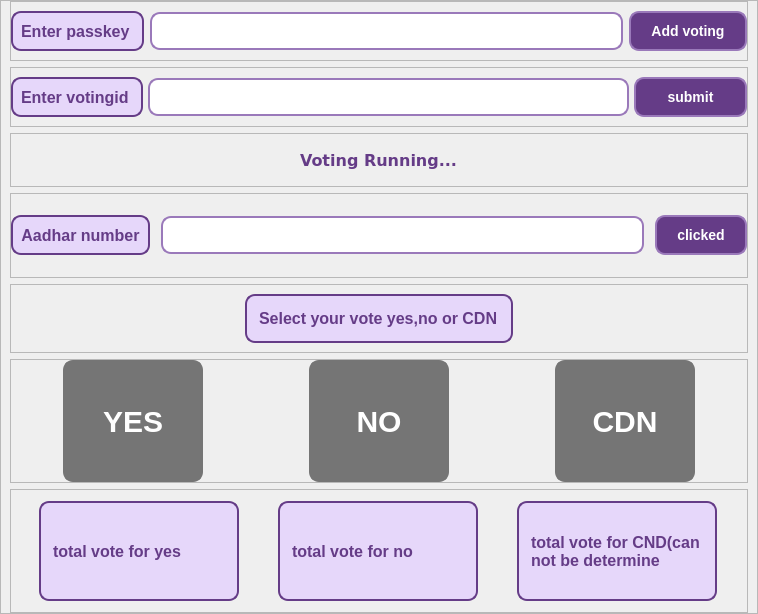
<?xml version="1.0" encoding="UTF-8"?>
<ui version="4.0">
 <class>Frame_voting2</class>
 <widget class="QFrame" name="Frame_voting2">
  <property name="geometry">
   <rect>
    <x>0</x>
    <y>0</y>
    <width>758</width>
    <height>614</height>
   </rect>
  </property>
  <property name="windowTitle">
   <string>Frame</string>
  </property>
  <layout class="QHBoxLayout" name="horizontalLayout_2">
   <property name="spacing">
    <number>0</number>
   </property>
   <property name="leftMargin">
    <number>0</number>
   </property>
   <property name="topMargin">
    <number>0</number>
   </property>
   <property name="rightMargin">
    <number>0</number>
   </property>
   <property name="bottomMargin">
    <number>0</number>
   </property>
   <item>
    <widget class="QFrame" name="frame">
     <property name="sizePolicy">
      <sizepolicy hsizetype="Expanding" vsizetype="Expanding">
       <horstretch>0</horstretch>
       <verstretch>0</verstretch>
      </sizepolicy>
     </property>
     <property name="minimumSize">
      <size>
       <width>0</width>
       <height>0</height>
      </size>
     </property>
     <property name="styleSheet">
      <string notr="true">QFrame:addmember{
border:none;
}
QLabel {

    background-color: #E6D7FA;
    color: #653C87;
    font-family: 'Segoe UI', sans-serif;
    font-size: 16px;
    font-weight: 600;
    padding: 8px;
    border: 2px solid #653C87;
    border-radius: 10px;
    transition: background-color 0.3s ease, border-color 0.3s ease;
}

QLabel:hover {
    background-color: #D4C2EF;  /* Slightly darker background on hover */
    border-color: #553075;  /* Darker border on hover */
}

QLineEdit {
    border: 2px solid #9A79BA;
    border-radius: 10px;
    padding: 8px;
    font-family: 'Segoe UI', sans-serif;
    font-size: 14px;
    color: #653C87;
    background-color: #FFFFFF;
    transition: background-color 0.3s ease, border-color 0.3s ease;
}

QLineEdit:hover {
    background-color: #F5F0FA;  /* Slightly lighter background on hover */
}

QLineEdit:focus {
    border: 2px solid #653C87;  /* Darker border on focus */
    background-color: #F5F5F5;  /* Slightly lighter background on focus */
}
</string>
     </property>
     <property name="frameShape">
      <enum>QFrame::StyledPanel</enum>
     </property>
     <property name="frameShadow">
      <enum>QFrame::Raised</enum>
     </property>
     <layout class="QVBoxLayout" name="verticalLayout">
      <property name="spacing">
       <number>6</number>
      </property>
      <property name="topMargin">
       <number>0</number>
      </property>
      <property name="bottomMargin">
       <number>0</number>
      </property>
      <item>
       <widget class="QFrame" name="frame_2">
        <property name="maximumSize">
         <size>
          <width>16777215</width>
          <height>60</height>
         </size>
        </property>
        <property name="frameShape">
         <enum>QFrame::StyledPanel</enum>
        </property>
        <property name="frameShadow">
         <enum>QFrame::Raised</enum>
        </property>
        <layout class="QGridLayout" name="gridLayout">
         <property name="leftMargin">
          <number>0</number>
         </property>
         <property name="topMargin">
          <number>0</number>
         </property>
         <property name="rightMargin">
          <number>0</number>
         </property>
         <property name="bottomMargin">
          <number>0</number>
         </property>
         <item row="0" column="0">
          <widget class="QLabel" name="label_5">
           <property name="maximumSize">
            <size>
             <width>16777215</width>
             <height>16777215</height>
            </size>
           </property>
           <property name="text">
            <string>Enter passkey </string>
           </property>
           <property name="alignment">
            <set>Qt::AlignCenter</set>
           </property>
          </widget>
         </item>
         <item row="0" column="1">
          <widget class="QLineEdit" name="lineEdit_3">
           <property name="styleSheet">
            <string notr="true"/>
           </property>
          </widget>
         </item>
         <item row="0" column="2">
          <widget class="QPushButton" name="pushButton_2">
           <property name="maximumSize">
            <size>
             <width>118</width>
             <height>16777215</height>
            </size>
           </property>
           <property name="styleSheet">
            <string notr="true">QPushButton {
    background-color: #653C87; /* Dark purple background */
    color: #FFFFFF; /* White text */
    font-family: 'Segoe UI', sans-serif; /* Font family */
    font-size: 14px; /* Font size */
    font-weight: bold; /* Bold text */
    padding: 10px 20px; /* Padding */
    border: 2px solid #9A79BA; /* Light purple border */
    border-radius: 10px; /* Rounded corners */
    transition: background-color 0.3s ease, border-color 0.3s ease; /* Smooth transition */
}

QPushButton:hover {
    background-color: #9A79BA; /* Light purple background on hover */
    border-color: #653C87; /* Dark purple border on hover */
}

QPushButton:pressed {
    background-color: #E6D7FA; /* Lightest purple background on press */
    border-color: #553075; /* Darker purple border on press */
}
</string>
           </property>
           <property name="text">
            <string>Add voting</string>
           </property>
          </widget>
         </item>
        </layout>
       </widget>
      </item>
      <item>
       <widget class="QFrame" name="frame_3">
        <property name="maximumSize">
         <size>
          <width>16777215</width>
          <height>60</height>
         </size>
        </property>
        <property name="frameShape">
         <enum>QFrame::StyledPanel</enum>
        </property>
        <property name="frameShadow">
         <enum>QFrame::Raised</enum>
        </property>
        <layout class="QGridLayout" name="gridLayout_4">
         <property name="leftMargin">
          <number>0</number>
         </property>
         <property name="topMargin">
          <number>0</number>
         </property>
         <property name="rightMargin">
          <number>0</number>
         </property>
         <property name="bottomMargin">
          <number>0</number>
         </property>
         <property name="horizontalSpacing">
          <number>5</number>
         </property>
         <property name="verticalSpacing">
          <number>0</number>
         </property>
         <item row="0" column="0">
          <widget class="QLabel" name="label_6">
           <property name="maximumSize">
            <size>
             <width>16777215</width>
             <height>16777215</height>
            </size>
           </property>
           <property name="text">
            <string>Enter votingid </string>
           </property>
           <property name="alignment">
            <set>Qt::AlignCenter</set>
           </property>
          </widget>
         </item>
         <item row="0" column="1">
          <widget class="QLineEdit" name="lineEdit_4">
           <property name="styleSheet">
            <string notr="true"/>
           </property>
          </widget>
         </item>
         <item row="0" column="2">
          <widget class="QPushButton" name="pushButton_3">
           <property name="minimumSize">
            <size>
             <width>113</width>
             <height>0</height>
            </size>
           </property>
           <property name="maximumSize">
            <size>
             <width>118</width>
             <height>16777215</height>
            </size>
           </property>
           <property name="styleSheet">
            <string notr="true">QPushButton {
    background-color: #653C87; /* Dark purple background */
    color: #FFFFFF; /* White text */
    font-family: 'Segoe UI', sans-serif; /* Font family */
    font-size: 14px; /* Font size */
    font-weight: bold; /* Bold text */
    padding: 10px 20px; /* Padding */
    border: 2px solid #9A79BA; /* Light purple border */
    border-radius: 10px; /* Rounded corners */
    transition: background-color 0.3s ease, border-color 0.3s ease; /* Smooth transition */
}

QPushButton:hover {
    background-color: #9A79BA; /* Light purple background on hover */
    border-color: #653C87; /* Dark purple border on hover */
}

QPushButton:pressed {
    background-color: #E6D7FA; /* Lightest purple background on press */
    border-color: #553075; /* Darker purple border on press */
}
</string>
           </property>
           <property name="text">
            <string>submit</string>
           </property>
          </widget>
         </item>
        </layout>
       </widget>
      </item>
      <item>
       <widget class="QFrame" name="frame_5">
        <property name="maximumSize">
         <size>
          <width>16777215</width>
          <height>54</height>
         </size>
        </property>
        <property name="frameShape">
         <enum>QFrame::StyledPanel</enum>
        </property>
        <property name="frameShadow">
         <enum>QFrame::Raised</enum>
        </property>
        <layout class="QVBoxLayout" name="verticalLayout_3">
         <property name="spacing">
          <number>0</number>
         </property>
         <property name="leftMargin">
          <number>0</number>
         </property>
         <property name="topMargin">
          <number>0</number>
         </property>
         <property name="rightMargin">
          <number>0</number>
         </property>
         <property name="bottomMargin">
          <number>0</number>
         </property>
         <item alignment="Qt::AlignHCenter">
          <widget class="QLabel" name="label_4">
           <property name="maximumSize">
            <size>
             <width>16777215</width>
             <height>58</height>
            </size>
           </property>
           <property name="font">
            <font>
             <family>Verdana</family>
             <pointsize>20</pointsize>
             <italic>false</italic>
             <bold>true</bold>
            </font>
           </property>
           <property name="styleSheet">
            <string notr="true">border:none;
background:none;
font: 700 20pt &quot;Verdana&quot;;</string>
           </property>
           <property name="text">
            <string>Voting Running...</string>
           </property>
          </widget>
         </item>
        </layout>
       </widget>
      </item>
      <item>
       <widget class="QFrame" name="frame_7">
        <property name="maximumSize">
         <size>
          <width>16777215</width>
          <height>85</height>
         </size>
        </property>
        <property name="frameShape">
         <enum>QFrame::StyledPanel</enum>
        </property>
        <property name="frameShadow">
         <enum>QFrame::Raised</enum>
        </property>
        <layout class="QGridLayout" name="gridLayout_2">
         <property name="leftMargin">
          <number>0</number>
         </property>
         <property name="topMargin">
          <number>0</number>
         </property>
         <property name="rightMargin">
          <number>0</number>
         </property>
         <property name="bottomMargin">
          <number>0</number>
         </property>
         <property name="horizontalSpacing">
          <number>11</number>
         </property>
         <item row="0" column="0">
          <widget class="QLabel" name="label_8">
           <property name="maximumSize">
            <size>
             <width>16777215</width>
             <height>16777215</height>
            </size>
           </property>
           <property name="text">
            <string>Aadhar number</string>
           </property>
           <property name="alignment">
            <set>Qt::AlignCenter</set>
           </property>
          </widget>
         </item>
         <item row="0" column="1">
          <widget class="QLineEdit" name="lineEdit_5">
           <property name="styleSheet">
            <string notr="true"/>
           </property>
          </widget>
         </item>
         <item row="0" column="2">
          <widget class="QPushButton" name="pushButton_4">
           <property name="maximumSize">
            <size>
             <width>118</width>
             <height>16777215</height>
            </size>
           </property>
           <property name="styleSheet">
            <string notr="true">QPushButton {
    background-color: #653C87; /* Dark purple background */
    color: #FFFFFF; /* White text */
    font-family: 'Segoe UI', sans-serif; /* Font family */
    font-size: 14px; /* Font size */
    font-weight: bold; /* Bold text */
    padding: 10px 20px; /* Padding */
    border: 2px solid #9A79BA; /* Light purple border */
    border-radius: 10px; /* Rounded corners */
    transition: background-color 0.3s ease, border-color 0.3s ease; /* Smooth transition */
}

QPushButton:hover {
    background-color: #9A79BA; /* Light purple background on hover */
    border-color: #653C87; /* Dark purple border on hover */
}

QPushButton:pressed {
    background-color: #E6D7FA; /* Lightest purple background on press */
    border-color: #553075; /* Darker purple border on press */
}
</string>
           </property>
           <property name="text">
            <string>clicked</string>
           </property>
          </widget>
         </item>
        </layout>
       </widget>
      </item>
      <item>
       <widget class="QFrame" name="frame_9">
        <property name="maximumSize">
         <size>
          <width>16777215</width>
          <height>69</height>
         </size>
        </property>
        <property name="frameShape">
         <enum>QFrame::StyledPanel</enum>
        </property>
        <property name="frameShadow">
         <enum>QFrame::Raised</enum>
        </property>
        <layout class="QVBoxLayout" name="verticalLayout_4">
         <property name="spacing">
          <number>0</number>
         </property>
         <property name="leftMargin">
          <number>0</number>
         </property>
         <property name="topMargin">
          <number>0</number>
         </property>
         <property name="rightMargin">
          <number>0</number>
         </property>
         <property name="bottomMargin">
          <number>0</number>
         </property>
         <item alignment="Qt::AlignHCenter">
          <widget class="QLabel" name="label_7">
           <property name="maximumSize">
            <size>
             <width>16777215</width>
             <height>49</height>
            </size>
           </property>
           <property name="text">
            <string>Select your vote yes,no or CDN</string>
           </property>
          </widget>
         </item>
        </layout>
       </widget>
      </item>
      <item>
       <widget class="QFrame" name="frame_10">
        <property name="maximumSize">
         <size>
          <width>16777215</width>
          <height>16777215</height>
         </size>
        </property>
        <property name="styleSheet">
         <string notr="true">QPushButton {
    background-color: #757575;  /* Light grey background */
    color: white;             /* Font color */
    font-family: 'Segoe UI', sans-serif; /* Font family */
    font-size: 30px;            /* Font size */
    font-weight: bold;          /* Bold font */
    padding: 10px 20px;         /* Padding */
    border: 2px solid #757575;  /* Border color */
    border-radius: 10px;        /* Rounded corners */
    transition: background-color 0.3s ease, border-color 0.3s ease, transform 0.3s ease;
}

QPushButton:hover {
    background-color: #e0e0e0;  /* Slightly darker background on hover */
    border-color: #5a5a5a;      /* Darker border on hover */
    transform: scale(1.05);     /* Scale up on hover */
}

QPushButton:pressed {
    background-color: #d0d0d0;  /* Darkest background on press */
    border-color: #404040;      /* Darkest border on press */
    transform: scale(0.95);     /* Scale down on press */
}
</string>
        </property>
        <property name="frameShape">
         <enum>QFrame::StyledPanel</enum>
        </property>
        <property name="frameShadow">
         <enum>QFrame::Raised</enum>
        </property>
        <layout class="QHBoxLayout" name="horizontalLayout">
         <property name="spacing">
          <number>54</number>
         </property>
         <property name="leftMargin">
          <number>0</number>
         </property>
         <property name="topMargin">
          <number>0</number>
         </property>
         <property name="rightMargin">
          <number>0</number>
         </property>
         <property name="bottomMargin">
          <number>0</number>
         </property>
         <item>
          <widget class="QPushButton" name="pushButton_7">
           <property name="sizePolicy">
            <sizepolicy hsizetype="Preferred" vsizetype="Preferred">
             <horstretch>0</horstretch>
             <verstretch>0</verstretch>
            </sizepolicy>
           </property>
           <property name="minimumSize">
            <size>
             <width>0</width>
             <height>0</height>
            </size>
           </property>
           <property name="maximumSize">
            <size>
             <width>140</width>
             <height>16777215</height>
            </size>
           </property>
           <property name="styleSheet">
            <string notr="true">QPushButton{
}</string>
           </property>
           <property name="text">
            <string>YES</string>
           </property>
          </widget>
         </item>
         <item>
          <widget class="QPushButton" name="pushButton_6">
           <property name="sizePolicy">
            <sizepolicy hsizetype="Preferred" vsizetype="Preferred">
             <horstretch>0</horstretch>
             <verstretch>0</verstretch>
            </sizepolicy>
           </property>
           <property name="minimumSize">
            <size>
             <width>0</width>
             <height>0</height>
            </size>
           </property>
           <property name="maximumSize">
            <size>
             <width>140</width>
             <height>16777215</height>
            </size>
           </property>
           <property name="text">
            <string>NO</string>
           </property>
          </widget>
         </item>
         <item>
          <widget class="QPushButton" name="pushButton_5">
           <property name="sizePolicy">
            <sizepolicy hsizetype="Preferred" vsizetype="Preferred">
             <horstretch>0</horstretch>
             <verstretch>0</verstretch>
            </sizepolicy>
           </property>
           <property name="minimumSize">
            <size>
             <width>0</width>
             <height>0</height>
            </size>
           </property>
           <property name="maximumSize">
            <size>
             <width>140</width>
             <height>16777215</height>
            </size>
           </property>
           <property name="text">
            <string>CDN</string>
           </property>
          </widget>
         </item>
        </layout>
       </widget>
      </item>
      <item>
       <widget class="QFrame" name="frame_8">
        <property name="maximumSize">
         <size>
          <width>16777215</width>
          <height>170</height>
         </size>
        </property>
        <property name="frameShape">
         <enum>QFrame::StyledPanel</enum>
        </property>
        <property name="frameShadow">
         <enum>QFrame::Raised</enum>
        </property>
        <layout class="QGridLayout" name="gridLayout_3">
         <property name="leftMargin">
          <number>15</number>
         </property>
         <property name="topMargin">
          <number>0</number>
         </property>
         <property name="rightMargin">
          <number>15</number>
         </property>
         <property name="bottomMargin">
          <number>0</number>
         </property>
         <property name="horizontalSpacing">
          <number>26</number>
         </property>
         <item row="0" column="0">
          <widget class="QLabel" name="label">
           <property name="maximumSize">
            <size>
             <width>200</width>
             <height>16777215</height>
            </size>
           </property>
           <property name="text">
            <string>total vote for yes</string>
           </property>
          </widget>
         </item>
         <item row="0" column="2">
          <widget class="QLabel" name="label_3">
           <property name="maximumSize">
            <size>
             <width>200</width>
             <height>100</height>
            </size>
           </property>
           <property name="text">
            <string>total vote for CND(can not be determine</string>
           </property>
           <property name="wordWrap">
            <bool>true</bool>
           </property>
          </widget>
         </item>
         <item row="0" column="1">
          <widget class="QLabel" name="label_2">
           <property name="maximumSize">
            <size>
             <width>200</width>
             <height>16777215</height>
            </size>
           </property>
           <property name="text">
            <string>total vote for no</string>
           </property>
          </widget>
         </item>
        </layout>
       </widget>
      </item>
     </layout>
    </widget>
   </item>
  </layout>
 </widget>
 <resources/>
 <connections/>
</ui>
